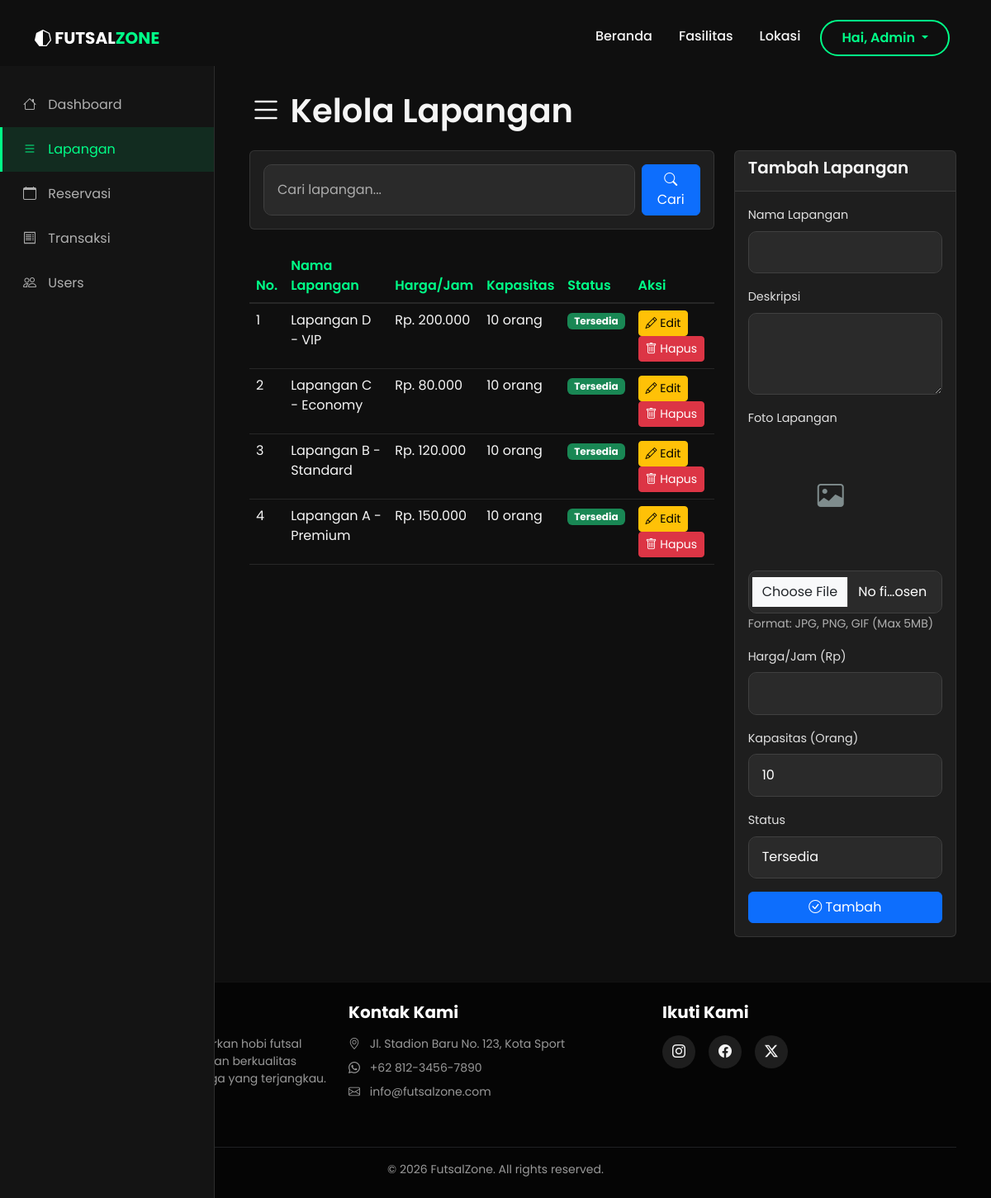
Screenshot of /?page=admin_lapangan (signed in) with the database file from the repository.
### tables this page shows
CREATE TABLE lapangan (
    id_lapangan INT PRIMARY KEY AUTO_INCREMENT,
    nama_lapangan VARCHAR(100) NOT NULL,
    deskripsi TEXT,
    foto_lapangan VARCHAR(255),
    harga_per_jam DECIMAL(10, 2) NOT NULL,
    kapasitas INT DEFAULT 10,
    status ENUM('tersedia', 'maintenance', 'nonaktif') DEFAULT 'tersedia',
    created_at TIMESTAMP DEFAULT CURRENT_TIMESTAMP,
    updated_at TIMESTAMP DEFAULT CURRENT_TIMESTAMP ON UPDATE CURRENT_TIMESTAMP
);

### config.php (called while the page is built, shortened)
<?php
function format_rupiah($nominal) {
    return "Rp. " . number_format($nominal, 0, ',', '.');
}
?>

### pages/admin_lapangan.php (the view, shortened to what this page needs)
<?php
$search = isset($_GET['search']) ? trim($_GET['search']) : '';
$edit_data = null;
if (!empty($search)) {
    $query = "SELECT * FROM lapangan WHERE nama_lapangan LIKE ? ORDER BY id_lapangan DESC";
    $search_term = "%" . $search . "%";
    $stmt = $conn->prepare($query);
    $stmt->bind_param("s", $search_term);
} else {
    $query = "SELECT * FROM lapangan ORDER BY id_lapangan DESC";
    $stmt = $conn->prepare($query);
}
$stmt->execute();
$result = $stmt->get_result();
?>
<div class="sidebar">
    <a href="?page=admin_dashboard"><i class="bi bi-house"></i> Dashboard</a>
    <a href="?page=admin_lapangan" class="active"><i class="bi bi-list"></i> Lapangan</a>
    <a href="?page=admin_reservasi"><i class="bi bi-calendar"></i> Reservasi</a>
    <a href="?page=admin_transaksi"><i class="bi bi-receipt"></i> Transaksi</a>
    <a href="?page=admin_users"><i class="bi bi-people"></i> Users</a>
</div>
<div class="main-content">
    <div class="container-fluid">
        <h1 class="mb-4"><i class="bi bi-list"></i> Kelola Lapangan</h1>
        <div class="row">
            <div class="col-md-8">
                <div class="card mb-4">
                    <div class="card-body">
                        <form method="GET" class="d-flex gap-2">
                            <input type="text" class="form-control" name="search"
                                   placeholder="Cari lapangan..." value="<?php echo htmlspecialchars($search); ?>">
                            <button type="submit" class="btn btn-primary"><i class="bi bi-search"></i> Cari</button>
                        </form>
                    </div>
                </div>
                <div class="table-responsive">
                    <table class="table">
                        <thead>
                            <tr>
                                <th>No.</th>
                                <th>Nama Lapangan</th>
                                <th>Harga/Jam</th>
                                <th>Kapasitas</th>
                                <th>Status</th>
                                <th>Aksi</th>
                            </tr>
                        </thead>
                        <tbody>
                            <?php
                            if ($result->num_rows > 0) {
                                $no = 1;
                                while ($row = $result->fetch_assoc()) {
                                    ?>
                                    <tr>
                                        <td><?php echo $no++; ?></td>
                                        <td><?php echo htmlspecialchars($row['nama_lapangan']); ?></td>
                                        <td><?php echo format_rupiah($row['harga_per_jam']); ?></td>
                                        <td><?php echo $row['kapasitas']; ?> orang</td>
                                        <td>
                                            <span class="badge bg-<?php echo $row['status'] == 'tersedia' ? 'success' : 'warning'; ?>">
                                                <?php echo ucfirst($row['status']); ?>
                                            </span>
                                        </td>
                                        <td>
                                            <a href="?page=admin_lapangan&action=edit&id=<?php echo $row['id_lapangan']; ?>" class="btn btn-sm btn-warning">
                                                <i class="bi bi-pencil"></i> Edit
                                            </a>
                                            <a href="?page=admin_lapangan&action=delete&id=<?php echo $row['id_lapangan']; ?>"
                                               class="btn btn-sm btn-danger" onclick="return confirmDelete('<?php echo htmlspecialchars($row['nama_lapangan']); ?>')">
                                                <i class="bi bi-trash"></i> Hapus
                                            </a>
                                        </td>
                                    </tr>
                                    <?php
                                }
                            } else {
                                ?>
                                <tr>
                                    <td colspan="6" class="text-center">Tidak ada lapangan</td>
                                </tr>
                                <?php
                            }
                            ?>
                        </tbody>
                    </table>
                </div>
            </div>
            <div class="col-md-4">
                <div class="card">
                    <div class="card-header">
                        <h5><?php echo $edit_data ? 'Edit Lapangan' : 'Tambah Lapangan'; ?></h5>
                    </div>
                    <div class="card-body">
                        <form method="POST" enctype="multipart/form-data">
                            <div class="mb-3">
                                <label for="nama_lapangan" class="form-label">Nama Lapangan</label>
                                <input type="text" class="form-control" id="nama_lapangan" name="nama_lapangan"
                                    value="<?php echo $edit_data ? htmlspecialchars($edit_data['nama_lapangan']) : (isset($_POST['nama_lapangan']) ? htmlspecialchars($_POST['nama_lapangan']) : ''); ?>" required>
                            </div>
                            <div class="mb-3">
                                <label for="deskripsi" class="form-label">Deskripsi</label>
                                <textarea class="form-control" id="deskripsi" name="deskripsi" rows="3"></textarea>
                            </div>
                            <div class="mb-3">
                                <label for="foto_lapangan" class="form-label">Foto Lapangan</label>
                                <div style="margin-bottom: 15px;">
                                    <?php if ($edit_data && !empty($edit_data['foto_lapangan'])): ?>
                                        <img src="<?php echo get_file_url($edit_data['foto_lapangan']); ?>" alt="Foto Lapangan" style="width: 100%; max-width: 200px; height: 150px; border-radius: 8px; object-fit: cover; border: 2px solid #ddd;">
                                    <?php else: ?>
                                        <div style="width: 100%; max-width: 200px; height: 150px; border-radius: 8px; background: var(--light-bg); display: flex; align-items: center; justify-content: center;">
                                            <i class="bi bi-image" style="font-size: 2rem; color: #7f8c8d;"></i>
                                        </div>
                                    <?php endif; ?>
                                </div>
                                <input type="file" class="form-control" id="foto_lapangan" name="foto_lapangan" accept="image/*">
                                <small class="text-muted">Format: JPG, PNG, GIF (Max 5MB)</small>
                            </div>
                            <div class="mb-3">
                                <label for="harga_per_jam" class="form-label">Harga/Jam (Rp)</label>
                                <input type="number" class="form-control" id="harga_per_jam" name="harga_per_jam" step="1000"
                                    value="<?php echo $edit_data ? $edit_data['harga_per_jam'] : (isset($_POST['harga_per_jam']) ? $_POST['harga_per_jam'] : ''); ?>" required>
                            </div>
                            <div class="mb-3">
                                <label for="kapasitas" class="form-label">Kapasitas (Orang)</label>
                                <input type="number" class="form-control" id="kapasitas" name="kapasitas"
                                    value="<?php echo $edit_data ? $edit_data['kapasitas'] : (isset($_POST['kapasitas']) ? $_POST['kapasitas'] : '10'); ?>" required>
                            </div>
                            <div class="mb-3">
                                <label for="status" class="form-label">Status</label>
                                <select class="form-control" id="status" name="status">
                                    <option value="tersedia" <?php echo ($edit_data && $edit_data['status'] == 'tersedia') ? 'selected' : ''; ?>>Tersedia</option>
                                </select>
                            </div>
                            <div class="d-grid gap-2">
                                <button type="submit" class="btn btn-primary">
                                    <i class="bi bi-check-circle"></i> <?php echo $edit_data ? 'Perbarui' : 'Tambah'; ?>
                                </button>
                            </div>
                        </form>
                    </div>
                </div>
            </div>
        </div>
    </div>
</div>

### style.css (style rules this page uses)
:root { --primary-color: #00ff88; --secondary-color: #1a1a1a; --dark-bg: #0f0f0f; --card-bg: #1e1e1e; --text-light: #f5f5f5; --text-muted: #b0b0b0; --sidebar-width: 260px; }
body { font-family: 'Poppins', sans-serif; background-color: var(--dark-bg); color: var(--text-light); overflow-x: hidden; margin-top: 80px; }
h1, h2, h3, h4, h5, h6 { font-weight: 600; color: var(--text-light); }
.text-muted { color: var(--text-muted) !important; }
.card { background-color: var(--card-bg); color: var(--text-light); border: 1px solid rgba(255, 255, 255, 0.1); margin-bottom: 1.5rem; }
.card-header { background-color: rgba(255, 255, 255, 0.03); border-bottom: 1px solid rgba(255, 255, 255, 0.1); font-weight: 600; }
.sidebar { position: fixed; top: 80px; bottom: 0; left: 0; z-index: 100; padding: 20px 0 0; width: var(--sidebar-width); background-color: #141414; border-right: 1px solid rgba(255, 255, 255, 0.1); overflow-y: auto; transition: all 0.3s ease; }
.sidebar a { padding: 15px 25px; text-decoration: none; font-size: 1rem; color: var(--text-muted); display: block; transition: 0.3s; border-left: 3px solid transparent; }
.sidebar a.active { color: var(--primary-color); background-color: rgba(0, 255, 136, 0.1); border-left-color: var(--primary-color); }
.sidebar i { margin-right: 10px; width: 20px; text-align: center; }
.main-content { margin-left: var(--sidebar-width); padding: 30px; transition: all 0.3s ease; }
.table { color: var(--text-light); border-color: rgba(255, 255, 255, 0.1); }
.table> :not(caption)>*>* { background-color: transparent; border-bottom-color: rgba(255, 255, 255, 0.1); color: var(--text-light); }
.table thead th { border-bottom: 2px solid rgba(255, 255, 255, 0.1); color: var(--primary-color); font-weight: 600; }
.form-control, .form-select { background-color: #2a2a2a; border: 1px solid #404040; color: #ffffff !important; padding: 0.8rem 1rem; border-radius: 10px; }
.form-control::placeholder { color: #adadad !important; opacity: 1; }
.form-label { color: #e0e0e0; font-size: 0.9rem; margin-bottom: 0.5rem; }

### rows the page displays
lapangan: nama_lapangan "Lapangan D - VIP", harga_per_jam "Rp. 200.000", kapasitas "10", status "Tersedia"
lapangan: nama_lapangan "Lapangan C - Economy", harga_per_jam "Rp. 80.000", kapasitas "10", status "Tersedia"
lapangan: nama_lapangan "Lapangan B - Standard", harga_per_jam "Rp. 120.000", kapasitas "10", status "Tersedia"
lapangan: nama_lapangan "Lapangan A - Premium", harga_per_jam "Rp. 150.000", kapasitas "10", status "Tersedia"

### other values shown
explode(' ', $_SESSION['nama_lengkap'])[0] "Admin"
